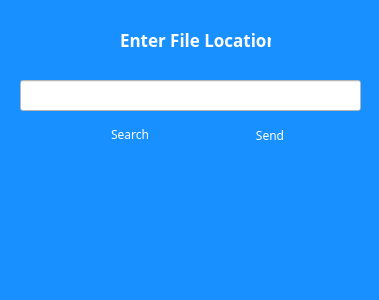
<?xml version="1.0" encoding="UTF-8"?>
<ui version="4.0">
 <class>Form</class>
 <widget class="QWidget" name="Form">
  <property name="geometry">
   <rect>
    <x>0</x>
    <y>0</y>
    <width>379</width>
    <height>300</height>
   </rect>
  </property>
  <property name="windowTitle">
   <string>Form</string>
  </property>
  <property name="styleSheet">
   <string notr="true">background-color:  #1890ff; </string>
  </property>
  <widget class="QLineEdit" name="file_url_input">
   <property name="geometry">
    <rect>
     <x>20</x>
     <y>80</y>
     <width>341</width>
     <height>31</height>
    </rect>
   </property>
   <property name="styleSheet">
    <string notr="true">background-color: #fff;</string>
   </property>
  </widget>
  <widget class="QLabel" name="label">
   <property name="geometry">
    <rect>
     <x>120</x>
     <y>30</y>
     <width>151</width>
     <height>19</height>
    </rect>
   </property>
   <property name="font">
    <font>
     <family>Droid Sans</family>
     <pointsize>13</pointsize>
     <weight>75</weight>
     <bold>true</bold>
    </font>
   </property>
   <property name="styleSheet">
    <string notr="true">color: white;</string>
   </property>
   <property name="text">
    <string>Enter File Location </string>
   </property>
  </widget>
  <widget class="QPushButton" name="open_pacman_btn">
   <property name="geometry">
    <rect>
     <x>80</x>
     <y>120</y>
     <width>100</width>
     <height>28</height>
    </rect>
   </property>
   <property name="minimumSize">
    <size>
     <width>100</width>
     <height>0</height>
    </size>
   </property>
   <property name="maximumSize">
    <size>
     <width>100</width>
     <height>30</height>
    </size>
   </property>
   <property name="font">
    <font>
     <family>Droid Sans</family>
    </font>
   </property>
   <property name="cursor">
    <cursorShape>PointingHandCursor</cursorShape>
   </property>
   <property name="focusPolicy">
    <enum>Qt::WheelFocus</enum>
   </property>
   <property name="styleSheet">
    <string notr="true">background-color:  #1890ff; border: none; color: #fff;</string>
   </property>
   <property name="text">
    <string>Search</string>
   </property>
  </widget>
  <widget class="QPushButton" name="send_file_btn">
   <property name="geometry">
    <rect>
     <x>220</x>
     <y>120</y>
     <width>100</width>
     <height>30</height>
    </rect>
   </property>
   <property name="minimumSize">
    <size>
     <width>100</width>
     <height>30</height>
    </size>
   </property>
   <property name="maximumSize">
    <size>
     <width>100</width>
     <height>30</height>
    </size>
   </property>
   <property name="font">
    <font>
     <family>Droid Sans</family>
    </font>
   </property>
   <property name="cursor">
    <cursorShape>PointingHandCursor</cursorShape>
   </property>
   <property name="styleSheet">
    <string notr="true">background-color:  #1890ff;  border: none; color: #fff;</string>
   </property>
   <property name="text">
    <string>Send</string>
   </property>
  </widget>
 </widget>
 <resources/>
 <connections/>
</ui>
